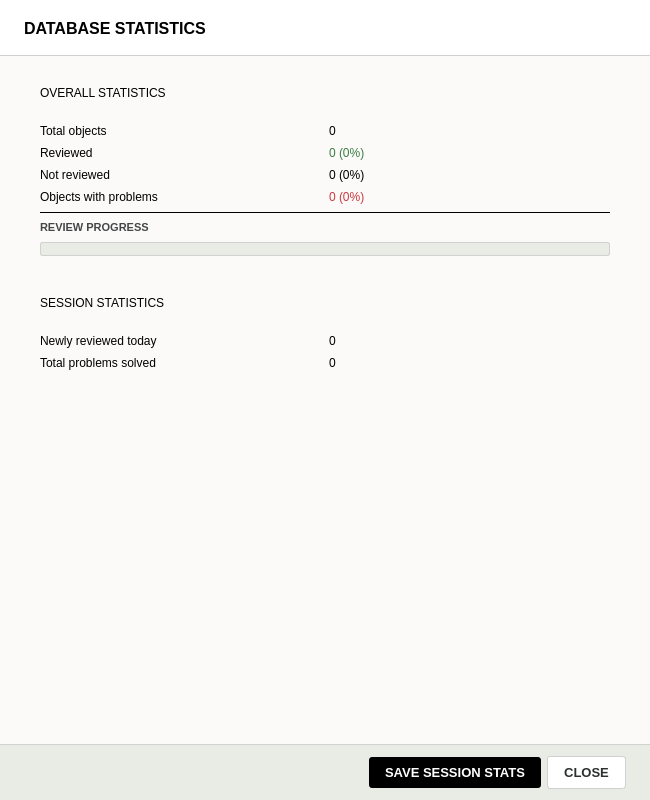
<?xml version="1.0" encoding="UTF-8"?>
<ui version="4.0">
 <class>DashboardDialog</class>
 <widget class="QDialog" name="DashboardDialog">
  <property name="geometry">
   <rect>
    <x>0</x>
    <y>0</y>
    <width>650</width>
    <height>800</height>
   </rect>
  </property>
  <property name="minimumSize">
   <size>
    <width>580</width>
    <height>600</height>
   </size>
  </property>
  <property name="windowTitle">
   <string>Database Statistics</string>
  </property>
  <property name="styleSheet">
   <string notr="true">QDialog#DashboardDialog {
    background-color: #fbfaf8;
    color: #2c302e;
}
QFrame#header_frame {
    background-color: #ffffff;
    border-bottom: 1px solid #d1d1d1;
}
QLabel#lbl_title {
    color: #000000;
    font-family: &quot;Segoe UI&quot;, &quot;Inter&quot;;
    font-size: 12pt;
    font-weight: bold;
}
QScrollArea#scroll_area {
    background-color: #fbfaf8;
    border: none;
}
QWidget#scroll_contents {
    background-color: #fbfaf8;
}
QFrame.stat-card {
    background-color: #ffffff;
    border: 1px solid #d1d1d1;
    border-radius: 4px;
}
QFrame.stat-card-header {
    background-color: #e9ece5;
    border-bottom: 1px solid #d1d1d1;
    border-top-left-radius: 3px;
    border-top-right-radius: 3px;
}
QLabel.stat-card-title {
    color: #2c302e;
    font-family: &quot;Segoe UI&quot;, &quot;Inter&quot;;
    font-size: 10pt;
    font-weight: bold;
}
QLabel.stat-row-label {
    color: #444748;
    font-family: &quot;Segoe UI&quot;, &quot;Inter&quot;;
    font-size: 10pt;
}
QLabel.stat-row-value {
    color: #2c302e;
    font-family: &quot;JetBrains Mono&quot;, monospace;
    font-size: 10pt;
    font-weight: bold;
}
QProgressBar#prog_reviewed {
    border: 1px solid #d1d1d1;
    border-radius: 2px;
    background-color: #e9ece5;
    min-height: 12px;
    max-height: 12px;
    text-align: center;
}
QProgressBar#prog_reviewed::chunk {
    background-color: #3a7d44;
    border-radius: 1px;
}
QFrame#footer_frame {
    background-color: #e9ece5;
    border-top: 1px solid #d1d1d1;
}
QPushButton#btn_close {
    background-color: #ffffff;
    color: #2c302e;
    font-family: &quot;Segoe UI&quot;, &quot;Inter&quot;;
    font-size: 10pt;
    font-weight: bold;
    border: 1px solid #d1d1d1;
    border-radius: 3px;
    padding: 8px 16px;
}
QPushButton#btn_close:hover {
    background-color: #f0f0f0;
}
QPushButton#btn_save_stats {
    background-color: #000000;
    color: #ffffff;
    font-family: &quot;Segoe UI&quot;, &quot;Inter&quot;;
    font-size: 10pt;
    font-weight: bold;
    border: none;
    border-radius: 3px;
    padding: 8px 16px;
}
QPushButton#btn_save_stats:hover {
    background-color: #2c302e;
}</string>
  </property>
  <layout class="QVBoxLayout" name="root_vlayout">
   <property name="spacing">
    <number>0</number>
   </property>
   <property name="leftMargin">
    <number>0</number>
   </property>
   <property name="topMargin">
    <number>0</number>
   </property>
   <property name="rightMargin">
    <number>0</number>
   </property>
   <property name="bottomMargin">
    <number>0</number>
   </property>
   <item>
    <widget class="QFrame" name="header_frame">
     <property name="minimumSize">
      <size>
       <width>0</width>
       <height>56</height>
      </size>
     </property>
     <property name="maximumSize">
      <size>
       <width>16777215</width>
       <height>56</height>
      </size>
     </property>
     <property name="frameShape">
      <enum>QFrame::NoFrame</enum>
     </property>
     <layout class="QHBoxLayout" name="header_hlayout">
      <property name="leftMargin">
       <number>24</number>
      </property>
      <property name="topMargin">
       <number>12</number>
      </property>
      <property name="rightMargin">
       <number>24</number>
      </property>
      <property name="bottomMargin">
       <number>12</number>
      </property>
      <item>
       <widget class="QLabel" name="lbl_title">
        <property name="text">
         <string>DATABASE STATISTICS</string>
        </property>
       </widget>
      </item>
     </layout>
    </widget>
   </item>
   <item>
    <widget class="QScrollArea" name="scroll_area">
     <property name="widgetResizable">
      <bool>true</bool>
     </property>
     <property name="frameShape">
      <enum>QFrame::NoFrame</enum>
     </property>
     <widget class="QWidget" name="scroll_contents">
      <property name="geometry">
       <rect>
        <x>0</x>
        <y>0</y>
        <width>650</width>
        <height>684</height>
       </rect>
      </property>
      <layout class="QVBoxLayout" name="scroll_layout">
       <property name="spacing">
        <number>16</number>
       </property>
       <property name="leftMargin">
        <number>24</number>
       </property>
       <property name="topMargin">
        <number>20</number>
       </property>
       <property name="rightMargin">
        <number>24</number>
       </property>
       <property name="bottomMargin">
        <number>20</number>
       </property>
       <item>
        <widget class="QFrame" name="card_overall">
         <property name="class" stdset="0">
          <string>stat-card</string>
         </property>
         <layout class="QVBoxLayout" name="overall_layout">
          <property name="spacing">
           <number>0</number>
          </property>
          <property name="leftMargin">
           <number>0</number>
          </property>
          <property name="topMargin">
           <number>0</number>
          </property>
          <property name="rightMargin">
           <number>0</number>
          </property>
          <property name="bottomMargin">
           <number>0</number>
          </property>
          <item>
           <widget class="QFrame" name="hdr_overall">
            <property name="class" stdset="0">
             <string>stat-card-header</string>
            </property>
            <layout class="QHBoxLayout" name="hdr_overall_layout">
             <property name="leftMargin">
              <number>16</number>
             </property>
             <property name="topMargin">
              <number>10</number>
             </property>
             <property name="rightMargin">
              <number>16</number>
             </property>
             <property name="bottomMargin">
              <number>10</number>
             </property>
             <item>
              <widget class="QLabel" name="title_overall">
               <property name="text">
                <string>OVERALL STATISTICS</string>
               </property>
               <property name="class" stdset="0">
                <string>stat-card-title</string>
               </property>
              </widget>
             </item>
            </layout>
           </widget>
          </item>
          <item>
           <widget class="QWidget" name="content_overall" native="true">
            <layout class="QVBoxLayout" name="content_overall_layout">
             <property name="spacing">
              <number>8</number>
             </property>
             <property name="leftMargin">
              <number>16</number>
             </property>
             <property name="topMargin">
              <number>14</number>
             </property>
             <property name="rightMargin">
              <number>16</number>
             </property>
             <property name="bottomMargin">
              <number>14</number>
             </property>
             <item>
              <layout class="QHBoxLayout" name="row_total">
               <item>
                <widget class="QLabel" name="lbl_total_label">
                 <property name="text">
                  <string>Total objects</string>
                 </property>
                 <property name="class" stdset="0">
                  <string>stat-row-label</string>
                 </property>
                </widget>
               </item>
               <item>
                <widget class="QLabel" name="lbl_total_val">
                 <property name="text">
                  <string>0</string>
                 </property>
                 <property name="class" stdset="0">
                  <string>stat-row-value</string>
                 </property>
                </widget>
               </item>
              </layout>
             </item>
             <item>
              <layout class="QHBoxLayout" name="row_reviewed">
               <item>
                <widget class="QLabel" name="lbl_reviewed_label">
                 <property name="text">
                  <string>Reviewed</string>
                 </property>
                 <property name="class" stdset="0">
                  <string>stat-row-label</string>
                 </property>
                </widget>
               </item>
               <item>
                <widget class="QLabel" name="lbl_reviewed_val">
                 <property name="styleSheet">
                  <string notr="true">color: #3a7d44;</string>
                 </property>
                 <property name="text">
                  <string>0 (0%)</string>
                 </property>
                 <property name="class" stdset="0">
                  <string>stat-row-value</string>
                 </property>
                </widget>
               </item>
              </layout>
             </item>
             <item>
              <layout class="QHBoxLayout" name="row_not_reviewed">
               <item>
                <widget class="QLabel" name="lbl_not_reviewed_label">
                 <property name="text">
                  <string>Not reviewed</string>
                 </property>
                 <property name="class" stdset="0">
                  <string>stat-row-label</string>
                 </property>
                </widget>
               </item>
               <item>
                <widget class="QLabel" name="lbl_not_reviewed_val">
                 <property name="text">
                  <string>0 (0%)</string>
                 </property>
                 <property name="class" stdset="0">
                  <string>stat-row-value</string>
                 </property>
                </widget>
               </item>
              </layout>
             </item>
             <item>
              <layout class="QHBoxLayout" name="row_probs">
               <item>
                <widget class="QLabel" name="lbl_probs_label">
                 <property name="text">
                  <string>Objects with problems</string>
                 </property>
                 <property name="class" stdset="0">
                  <string>stat-row-label</string>
                 </property>
                </widget>
               </item>
               <item>
                <widget class="QLabel" name="lbl_probs_val">
                 <property name="styleSheet">
                  <string notr="true">color: #c93a40;</string>
                 </property>
                 <property name="text">
                  <string>0 (0%)</string>
                 </property>
                 <property name="class" stdset="0">
                  <string>stat-row-value</string>
                 </property>
                </widget>
               </item>
              </layout>
             </item>
             <item>
              <widget class="QFrame" name="divider_prog">
               <property name="styleSheet">
                <string notr="true">background-color: #d1d1d1;</string>
               </property>
               <property name="minimumSize">
                <size>
                 <width>0</width>
                 <height>1</height>
                </size>
               </property>
               <property name="maximumSize">
                <size>
                 <width>16777215</width>
                 <height>1</height>
                </size>
               </property>
               <property name="frameShape">
                <enum>QFrame::HLine</enum>
               </property>
              </widget>
             </item>
             <item>
              <widget class="QLabel" name="lbl_prog_title">
               <property name="styleSheet">
                <string notr="true">font-family: &quot;JetBrains Mono&quot;; font-size: 8pt; color: #444748; font-weight: bold;</string>
               </property>
               <property name="text">
                <string>REVIEW PROGRESS</string>
               </property>
              </widget>
             </item>
             <item>
              <widget class="QProgressBar" name="prog_reviewed">
               <property name="value">
                <number>0</number>
               </property>
               <property name="textVisible">
                <bool>false</bool>
               </property>
              </widget>
             </item>
            </layout>
           </widget>
          </item>
         </layout>
        </widget>
       </item>
       <item>
        <widget class="QFrame" name="card_session">
         <property name="class" stdset="0">
          <string>stat-card</string>
         </property>
         <layout class="QVBoxLayout" name="session_layout">
          <property name="spacing">
           <number>0</number>
          </property>
          <property name="leftMargin">
           <number>0</number>
          </property>
          <property name="topMargin">
           <number>0</number>
          </property>
          <property name="rightMargin">
           <number>0</number>
          </property>
          <property name="bottomMargin">
           <number>0</number>
          </property>
          <item>
           <widget class="QFrame" name="hdr_session">
            <property name="class" stdset="0">
             <string>stat-card-header</string>
            </property>
            <layout class="QHBoxLayout" name="hdr_session_layout">
             <property name="leftMargin">
              <number>16</number>
             </property>
             <property name="topMargin">
              <number>10</number>
             </property>
             <property name="rightMargin">
              <number>16</number>
             </property>
             <property name="bottomMargin">
              <number>10</number>
             </property>
             <item>
              <widget class="QLabel" name="title_session">
               <property name="text">
                <string>SESSION STATISTICS</string>
               </property>
               <property name="class" stdset="0">
                <string>stat-card-title</string>
               </property>
              </widget>
             </item>
            </layout>
           </widget>
          </item>
          <item>
           <widget class="QWidget" name="content_session" native="true">
            <layout class="QVBoxLayout" name="content_session_layout">
             <property name="spacing">
              <number>8</number>
             </property>
             <property name="leftMargin">
              <number>16</number>
             </property>
             <property name="topMargin">
              <number>14</number>
             </property>
             <property name="rightMargin">
              <number>16</number>
             </property>
             <property name="bottomMargin">
              <number>14</number>
             </property>
             <item>
              <layout class="QHBoxLayout" name="row_sess_reviewed">
               <item>
                <widget class="QLabel" name="lbl_sess_reviewed_label">
                 <property name="text">
                  <string>Newly reviewed today</string>
                 </property>
                 <property name="class" stdset="0">
                  <string>stat-row-label</string>
                 </property>
                </widget>
               </item>
               <item>
                <widget class="QLabel" name="lbl_sess_reviewed_val">
                 <property name="text">
                  <string>0</string>
                 </property>
                 <property name="class" stdset="0">
                  <string>stat-row-value</string>
                 </property>
                </widget>
               </item>
              </layout>
             </item>
             <item>
              <layout class="QHBoxLayout" name="row_sess_solved">
               <item>
                <widget class="QLabel" name="lbl_sess_solved_label">
                 <property name="text">
                  <string>Total problems solved</string>
                 </property>
                 <property name="class" stdset="0">
                  <string>stat-row-label</string>
                 </property>
                </widget>
               </item>
               <item>
                <widget class="QLabel" name="lbl_sess_solved_val">
                 <property name="text">
                  <string>0</string>
                 </property>
                 <property name="class" stdset="0">
                  <string>stat-row-value</string>
                 </property>
                </widget>
               </item>
              </layout>
             </item>
            </layout>
           </widget>
          </item>
         </layout>
        </widget>
       </item>
       <item>
        <spacer name="scroll_spacer">
         <property name="orientation">
          <enum>Qt::Vertical</enum>
         </property>
         <property name="sizeHint" stdset="0">
          <size>
           <width>20</width>
           <height>40</height>
          </size>
         </property>
        </spacer>
       </item>
      </layout>
     </widget>
    </widget>
   </item>
   <item>
    <widget class="QFrame" name="footer_frame">
     <property name="minimumSize">
      <size>
       <width>0</width>
       <height>56</height>
      </size>
     </property>
     <property name="maximumSize">
      <size>
       <width>16777215</width>
       <height>56</height>
      </size>
     </property>
     <property name="frameShape">
      <enum>QFrame::NoFrame</enum>
     </property>
     <layout class="QHBoxLayout" name="footer_hlayout">
      <property name="leftMargin">
       <number>24</number>
      </property>
      <property name="topMargin">
       <number>8</number>
      </property>
      <property name="rightMargin">
       <number>24</number>
      </property>
      <property name="bottomMargin">
       <number>8</number>
      </property>
      <item>
       <spacer name="footer_spacer">
        <property name="orientation">
         <enum>Qt::Horizontal</enum>
        </property>
        <property name="sizeHint" stdset="0">
         <size>
          <width>40</width>
          <height>20</height>
         </size>
        </property>
       </spacer>
      </item>
      <item>
       <widget class="QPushButton" name="btn_save_stats">
        <property name="cursor">
         <cursorShape>PointingHandCursor</cursorShape>
        </property>
        <property name="text">
         <string>SAVE SESSION STATS</string>
        </property>
       </widget>
      </item>
      <item>
       <widget class="QPushButton" name="btn_close">
        <property name="cursor">
         <cursorShape>PointingHandCursor</cursorShape>
        </property>
        <property name="text">
         <string>CLOSE</string>
        </property>
       </widget>
      </item>
     </layout>
    </widget>
   </item>
  </layout>
 </widget>
 <resources/>
 <connections/>
</ui>
